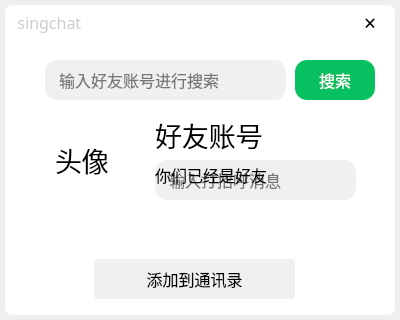
<?xml version="1.0" encoding="UTF-8"?>
<ui version="4.0">
 <class>AddFriends</class>
 <widget class="QWidget" name="AddFriends">
  <property name="geometry">
   <rect>
    <x>0</x>
    <y>0</y>
    <width>400</width>
    <height>320</height>
   </rect>
  </property>
  <property name="windowTitle">
   <string>Form</string>
  </property>
  <property name="styleSheet">
   <string notr="true"/>
  </property>
  <layout class="QVBoxLayout" name="verticalLayout">
   <property name="spacing">
    <number>0</number>
   </property>
   <property name="leftMargin">
    <number>5</number>
   </property>
   <property name="topMargin">
    <number>5</number>
   </property>
   <property name="rightMargin">
    <number>5</number>
   </property>
   <property name="bottomMargin">
    <number>5</number>
   </property>
   <item>
    <widget class="QWidget" name="shadowwidget" native="true">
     <layout class="QVBoxLayout" name="verticalLayout_2">
      <property name="spacing">
       <number>0</number>
      </property>
      <property name="leftMargin">
       <number>0</number>
      </property>
      <property name="topMargin">
       <number>0</number>
      </property>
      <property name="rightMargin">
       <number>0</number>
      </property>
      <property name="bottomMargin">
       <number>0</number>
      </property>
      <item>
       <widget class="QWidget" name="widget_1" native="true">
        <property name="minimumSize">
         <size>
          <width>0</width>
          <height>35</height>
         </size>
        </property>
        <property name="maximumSize">
         <size>
          <width>16777215</width>
          <height>35</height>
         </size>
        </property>
        <property name="styleSheet">
         <string notr="true">#widget_1 {
    /* 浅灰色背景（微信PC端常用浅灰） */
    background-color: #FFFFFF !important;

    /* 左上角圆角8px（保持原始值，不×5） */
    border-top-left-radius: 8px !important;
    /* 左下角圆角8px（保持原始值） */
    /* border-bottom-left-radius: 8px !important;*/
    border-top-right-radius: 8px !important;
    /* 右上/右下不设圆角，默认尖角，无需额外写 */
    /* 强制显示，排除隐藏/透明干扰 */
    visibility: visible !important;
    opacity: 1 !important;
}
</string>
        </property>
        <layout class="QHBoxLayout" name="horizontalLayout_2">
         <property name="spacing">
          <number>0</number>
         </property>
         <property name="leftMargin">
          <number>0</number>
         </property>
         <property name="topMargin">
          <number>0</number>
         </property>
         <property name="rightMargin">
          <number>0</number>
         </property>
         <property name="bottomMargin">
          <number>0</number>
         </property>
         <item>
          <widget class="QWidget" name="widget_1_2" native="true">
           <property name="minimumSize">
            <size>
             <width>150</width>
             <height>0</height>
            </size>
           </property>
           <property name="maximumSize">
            <size>
             <width>150</width>
             <height>16777215</height>
            </size>
           </property>
           <layout class="QHBoxLayout" name="horizontalLayout_3">
            <property name="spacing">
             <number>0</number>
            </property>
            <property name="leftMargin">
             <number>0</number>
            </property>
            <property name="topMargin">
             <number>0</number>
            </property>
            <property name="rightMargin">
             <number>0</number>
            </property>
            <property name="bottomMargin">
             <number>0</number>
            </property>
            <item>
             <widget class="QLabel" name="label_1_2">
              <property name="font">
               <font>
                <family>微软雅黑</family>
                <pointsize>12</pointsize>
               </font>
              </property>
              <property name="styleSheet">
               <string notr="true">#label_1_2 {
    /* 浅灰色文字（#CCCCCC是通用浅灰，视觉舒适） */
    color: #CCCCCC !important;
    /* 可选：防止父样式覆盖，兜底 */
    background-color: transparent !important;
}</string>
              </property>
              <property name="text">
               <string>   singchat</string>
              </property>
             </widget>
            </item>
           </layout>
          </widget>
         </item>
         <item>
          <spacer name="horizontalSpacer">
           <property name="orientation">
            <enum>Qt::Orientation::Horizontal</enum>
           </property>
           <property name="sizeHint" stdset="0">
            <size>
             <width>337</width>
             <height>20</height>
            </size>
           </property>
          </spacer>
         </item>
         <item>
          <widget class="QWidget" name="widget_1_1" native="true">
           <property name="enabled">
            <bool>true</bool>
           </property>
           <property name="minimumSize">
            <size>
             <width>50</width>
             <height>35</height>
            </size>
           </property>
           <property name="maximumSize">
            <size>
             <width>50</width>
             <height>35</height>
            </size>
           </property>
           <layout class="QHBoxLayout" name="horizontalLayout">
            <property name="spacing">
             <number>0</number>
            </property>
            <property name="leftMargin">
             <number>0</number>
            </property>
            <property name="topMargin">
             <number>0</number>
            </property>
            <property name="rightMargin">
             <number>0</number>
            </property>
            <property name="bottomMargin">
             <number>0</number>
            </property>
            <item>
             <widget class="QPushButton" name="close_botton">
              <property name="minimumSize">
               <size>
                <width>0</width>
                <height>35</height>
               </size>
              </property>
              <property name="maximumSize">
               <size>
                <width>16777215</width>
                <height>35</height>
               </size>
              </property>
              <property name="font">
               <font>
                <family>楷体</family>
                <pointsize>16</pointsize>
               </font>
              </property>
              <property name="styleSheet">
               <string notr="true">#close_botton {
    /* 基础样式：无边框 + 四角圆角 + 透明背景 */
    border: none !important;                /* 彻底隐藏边框 */

    background: transparent !important;     /* 初始透明 */
    /* 右上角圆角8px（保持原始值，不×5） */
    border-top-right-radius: 8px !important;

    outline: none !important;               /* 去掉焦点框（QT默认点击后会有） */
}


/* 鼠标悬浮：浅一号的玫瑰红 */
#close_botton:hover {
    background-color: #E02041 !important; /* 悬浮浅玫瑰红，比默认色淡 */
	color: #FFFFFF !important; /* 悬浮时字体白色 */
}

/* 鼠标按下：颜色变深（深一号的玫瑰红） */
#close_botton:pressed {
    background-color: #C01838 !important; /* 按下深玫瑰红，比默认色深 */
	color: #FFFFFF !important; /* 悬浮时字体白色 */
}</string>
              </property>
              <property name="text">
               <string>×</string>
              </property>
             </widget>
            </item>
           </layout>
          </widget>
         </item>
        </layout>
       </widget>
      </item>
      <item>
       <widget class="QWidget" name="widget_2" native="true">
        <property name="minimumSize">
         <size>
          <width>0</width>
          <height>199</height>
         </size>
        </property>
        <property name="maximumSize">
         <size>
          <width>16777215</width>
          <height>200</height>
         </size>
        </property>
        <property name="styleSheet">
         <string notr="true">#widget_2 {
    background-color: #FFFFFF !important;
    visibility: visible !important;
    opacity: 1 !important;
    border: none !important;

    /* QT全版本兼容的左右阴影（单阴影写法，无语法错误） */
    box-shadow: 0 0 10px 2px rgba(0, 0, 0, 0.08) !important;

    qproperty-frameShape: NoFrame;
    qproperty-frameShadow: Plain;
    background-clip: padding-box !important;

}</string>
        </property>
        <widget class="QLineEdit" name="WriteFriendNumber">
         <property name="geometry">
          <rect>
           <x>40</x>
           <y>20</y>
           <width>241</width>
           <height>40</height>
          </rect>
         </property>
         <property name="font">
          <font>
           <family>微软雅黑</family>
           <pointsize>12</pointsize>
          </font>
         </property>
         <property name="styleSheet">
          <string notr="true">#WriteFriendNumber {
    /* ① 彻底隐藏边框（包括默认的焦点边框） */
    border: none !important;
    outline: none !important;
    
    /* ② 圆角矩形（12px是微信输入框常用圆角，可按需调整） */
    border-radius: 12px !important;
    
    /* ③ 底色设为#F0F0F0灰色 */
    background-color: #F0F0F0 !important;
    
    /* 优化：内边距，避免文字贴圆角边缘（可选但推荐） */
    padding: 6px 12px !important;
}</string>
         </property>
         <property name="text">
          <string/>
         </property>
         <property name="frame">
          <bool>true</bool>
         </property>
         <property name="placeholderText">
          <string>输入好友账号进行搜索</string>
         </property>
        </widget>
        <widget class="QLabel" name="NewFriendPhoto">
         <property name="geometry">
          <rect>
           <x>50</x>
           <y>80</y>
           <width>80</width>
           <height>80</height>
          </rect>
         </property>
         <property name="font">
          <font>
           <family>华光粗黑_CNKI</family>
           <pointsize>20</pointsize>
          </font>
         </property>
         <property name="text">
          <string>头像</string>
         </property>
        </widget>
        <widget class="QPushButton" name="SearchFriend">
         <property name="geometry">
          <rect>
           <x>290</x>
           <y>20</y>
           <width>80</width>
           <height>40</height>
          </rect>
         </property>
         <property name="font">
          <font>
           <family>微软雅黑</family>
           <pointsize>12</pointsize>
           <bold>false</bold>
          </font>
         </property>
         <property name="styleSheet">
          <string notr="true">#SearchFriend {
    /* ① 彻底隐藏边框（包括默认的焦点边框） */
    border: none !important;
    outline: none !important;
    
    /* ② 圆角矩形（12px微信输入框常用圆角，保留原有设计） */
    border-radius: 12px !important;
    
    /* 常态：微信经典发送按钮绿（核心色 #07C160） */
    background-color: #07C160 !important;
    
    /* 字体颜色设为纯白色，与绿色背景对比清晰 */
    color: #FFFFFF !important;
    
    /* 优化：内边距，避免文字贴圆角边缘（保留原有优化） */
    padding: 6px 12px !important;
}

/* 鼠标悬浮：微信绿深一级（#06B058），视觉反馈自然 */
#SearchFriend:hover {
    background-color: #06B058 !important;
}

/* 鼠标按下：微信绿最深级（#059E4E），模拟按压下沉质感 */
#SearchFriend:pressed {
    background-color: #059E4E !important;
}</string>
         </property>
         <property name="text">
          <string>搜索</string>
         </property>
        </widget>
        <widget class="QLabel" name="NewFriendNumber">
         <property name="geometry">
          <rect>
           <x>150</x>
           <y>80</y>
           <width>180</width>
           <height>30</height>
          </rect>
         </property>
         <property name="font">
          <font>
           <family>华光粗黑_CNKI</family>
           <pointsize>20</pointsize>
          </font>
         </property>
         <property name="text">
          <string>好友账号</string>
         </property>
        </widget>
        <widget class="QLineEdit" name="CheckInfo">
         <property name="geometry">
          <rect>
           <x>150</x>
           <y>120</y>
           <width>201</width>
           <height>40</height>
          </rect>
         </property>
         <property name="font">
          <font>
           <family>微软雅黑</family>
           <pointsize>12</pointsize>
          </font>
         </property>
         <property name="styleSheet">
          <string notr="true">#CheckInfo {
    /* ① 彻底隐藏边框（包括默认的焦点边框） */
    border: none !important;
    outline: none !important;
    
    /* ② 圆角矩形（12px是微信输入框常用圆角，可按需调整） */
    border-radius: 12px !important;
    
    /* ③ 底色设为#F0F0F0灰色 */
    background-color: #F0F0F0 !important;
    
    /* 优化：内边距，避免文字贴圆角边缘（可选但推荐） */
    padding: 6px 12px !important;
}</string>
         </property>
         <property name="text">
          <string/>
         </property>
         <property name="frame">
          <bool>true</bool>
         </property>
         <property name="placeholderText">
          <string>输入打招呼消息</string>
         </property>
        </widget>
        <widget class="QLabel" name="FriendStatus">
         <property name="geometry">
          <rect>
           <x>150</x>
           <y>120</y>
           <width>180</width>
           <height>30</height>
          </rect>
         </property>
         <property name="font">
          <font>
           <family>微软雅黑</family>
           <pointsize>12</pointsize>
          </font>
         </property>
         <property name="text">
          <string>你们已经是好友</string>
         </property>
        </widget>
       </widget>
      </item>
      <item>
       <widget class="QWidget" name="widget_3" native="true">
        <property name="styleSheet">
         <string notr="true">#widget_3 {
    /* 浅灰色背景（微信PC端常用浅灰） */
    background-color: #FFFFFF !important;

    /* 左下角圆角8px（保持原始值，不×5） */
    border-bottom-left-radius: 8px !important;
    /* 左下角圆角8px（保持原始值） */
    /* border-bottom-left-radius: 8px !important;*/
    border-bottom-right-radius: 8px !important;
    /* 右上/右下不设圆角，默认尖角，无需额外写 */
    /* 强制显示，排除隐藏/透明干扰 */
    visibility: visible !important;
    opacity: 1 !important;
}</string>
        </property>
        <widget class="QPushButton" name="AddthisFriend">
         <property name="geometry">
          <rect>
           <x>89</x>
           <y>20</y>
           <width>201</width>
           <height>40</height>
          </rect>
         </property>
         <property name="font">
          <font>
           <family>微软雅黑</family>
           <pointsize>12</pointsize>
           <bold>false</bold>
          </font>
         </property>
         <property name="styleSheet">
          <string notr="true">#AddthisFriend {
    /* 基础样式：微信原生发送按钮深绿 + 保留原有配置 */
    border: none !important;                /* 彻底隐藏边框 */
    border-radius: 4px !important;          /* 四角圆角（匹配微信按钮圆角） */
    background-color: #F0F0F0 !important;   /* 常态：微信经典发送按钮绿（核心色） */
    outline: none !important;               /* 去掉焦点框 */

}

/* 鼠标悬浮：比#F0F0F0稍深的灰色（#EBEBEB，过渡自然） */
#AddthisFriend:hover {
    background-color: #DCDCDC !important;
}

/* 鼠标按下：更深一点的灰色（#DCDCDC，质感沉稳） */
#AddthisFriend:pressed {
    background-color: #CCCCCC !important;
}</string>
         </property>
         <property name="text">
          <string>添加到通讯录</string>
         </property>
        </widget>
       </widget>
      </item>
     </layout>
    </widget>
   </item>
  </layout>
 </widget>
 <resources/>
 <connections/>
</ui>
